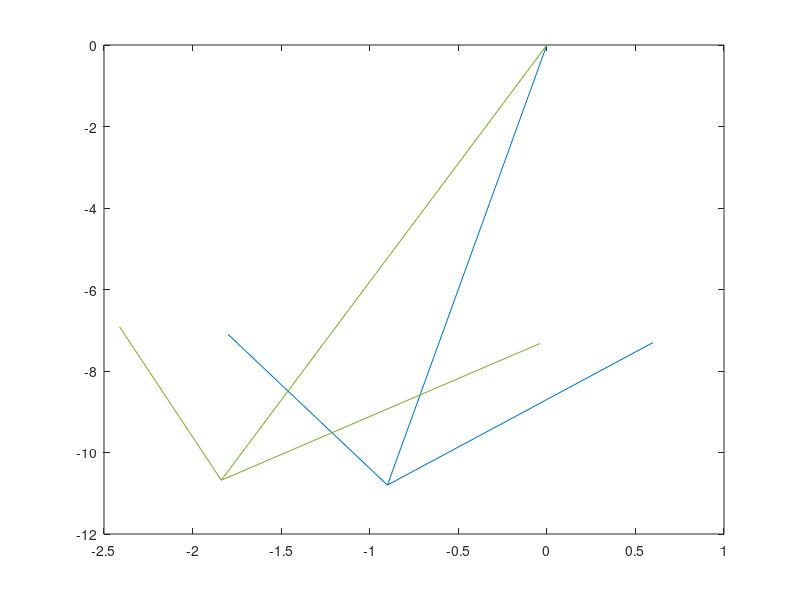

Write MATLAB code to recreate this figure.
v = [-1 -12];
theta = 5;
R = [cosd(theta) -sind(theta); sind(theta) cosd(theta)];
vR = v*R;
quiver(0,0,v(1),v(2))
hold on
quiver(0,0,vR(1),vR(2))
